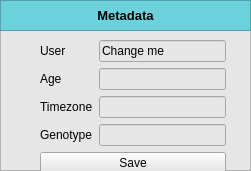
  <widget class="QFrame" name="frame_8">
   <property name="geometry">
    <rect>
     <x>10</x>
     <y>410</y>
     <width>251</width>
     <height>171</height>
    </rect>
   </property>
   <property name="font">
    <font>
     <weight>50</weight>
     <italic>false</italic>
     <bold>false</bold>
    </font>
   </property>
   <property name="autoFillBackground">
    <bool>false</bool>
   </property>
   <property name="styleSheet">
    <string notr="true">background-color: rgb(230, 230, 230);</string>
   </property>
   <property name="frameShape">
    <enum>QFrame::StyledPanel</enum>
   </property>
   <property name="frameShadow">
    <enum>QFrame::Raised</enum>
   </property>
   <widget class="QFrame" name="cnc_heading_frame_13">
    <property name="geometry">
     <rect>
      <x>0</x>
      <y>0</y>
      <width>251</width>
      <height>31</height>
     </rect>
    </property>
    <property name="styleSheet">
     <string notr="true">background-color: rgb(107, 210, 219);</string>
    </property>
    <property name="frameShape">
     <enum>QFrame::StyledPanel</enum>
    </property>
    <property name="frameShadow">
     <enum>QFrame::Raised</enum>
    </property>
    <widget class="QLabel" name="label_65">
     <property name="enabled">
      <bool>true</bool>
     </property>
     <property name="geometry">
      <rect>
       <x>10</x>
       <y>5</y>
       <width>231</width>
       <height>21</height>
      </rect>
     </property>
     <property name="font">
      <font>
       <pointsize>11</pointsize>
      </font>
     </property>
     <property name="styleSheet">
      <string notr="true">background-color: rgba(255, 255, 255, 0);</string>
     </property>
     <property name="text">
      <string>&lt;html&gt;&lt;head/&gt;&lt;body&gt;&lt;p&gt;&lt;span style=&quot; font-size:10pt; font-weight:600; color:#000000;&quot;&gt;Metadata&lt;/span&gt;&lt;/p&gt;&lt;/body&gt;&lt;/html&gt;</string>
     </property>
     <property name="alignment">
      <set>Qt::AlignCenter</set>
     </property>
    </widget>
   </widget>
   <widget class="QWidget" name="gridLayoutWidget_14">
    <property name="geometry">
     <rect>
      <x>40</x>
      <y>40</y>
      <width>186</width>
      <height>136</height>
     </rect>
    </property>
    <layout class="QGridLayout" name="gridLayout_14">
     <property name="topMargin">
      <number>0</number>
     </property>
     <item row="4" column="0" colspan="2">
      <widget class="QPushButton" name="save_metadata_button">
       <property name="text">
        <string>Save</string>
       </property>
      </widget>
     </item>
     <item row="1" column="0">
      <widget class="QLabel" name="bigrig_state_label_6">
       <property name="text">
        <string>Age</string>
       </property>
      </widget>
     </item>
     <item row="1" column="1">
      <widget class="QLineEdit" name="age_textbox"/>
     </item>
     <item row="3" column="1">
      <widget class="QLineEdit" name="genotype_textbox">
       <property name="text">
        <string/>
       </property>
      </widget>
     </item>
     <item row="2" column="1">
      <widget class="QLineEdit" name="timezone_textbox"/>
     </item>
     <item row="2" column="0">
      <widget class="QLabel" name="bigrig_state_label_5">
       <property name="text">
        <string>Timezone</string>
       </property>
      </widget>
     </item>
     <item row="3" column="0">
      <widget class="QLabel" name="bigrig_state_label_7">
       <property name="text">
        <string>Genotype</string>
       </property>
      </widget>
     </item>
     <item row="0" column="1">
      <widget class="QLineEdit" name="user_textbox">
       <property name="text">
        <string>Change me</string>
       </property>
      </widget>
     </item>
     <item row="0" column="0">
      <widget class="QLabel" name="bigrig_state_label_8">
       <property name="text">
        <string>User</string>
       </property>
      </widget>
     </item>
    </layout>
   </widget>
  </widget>
